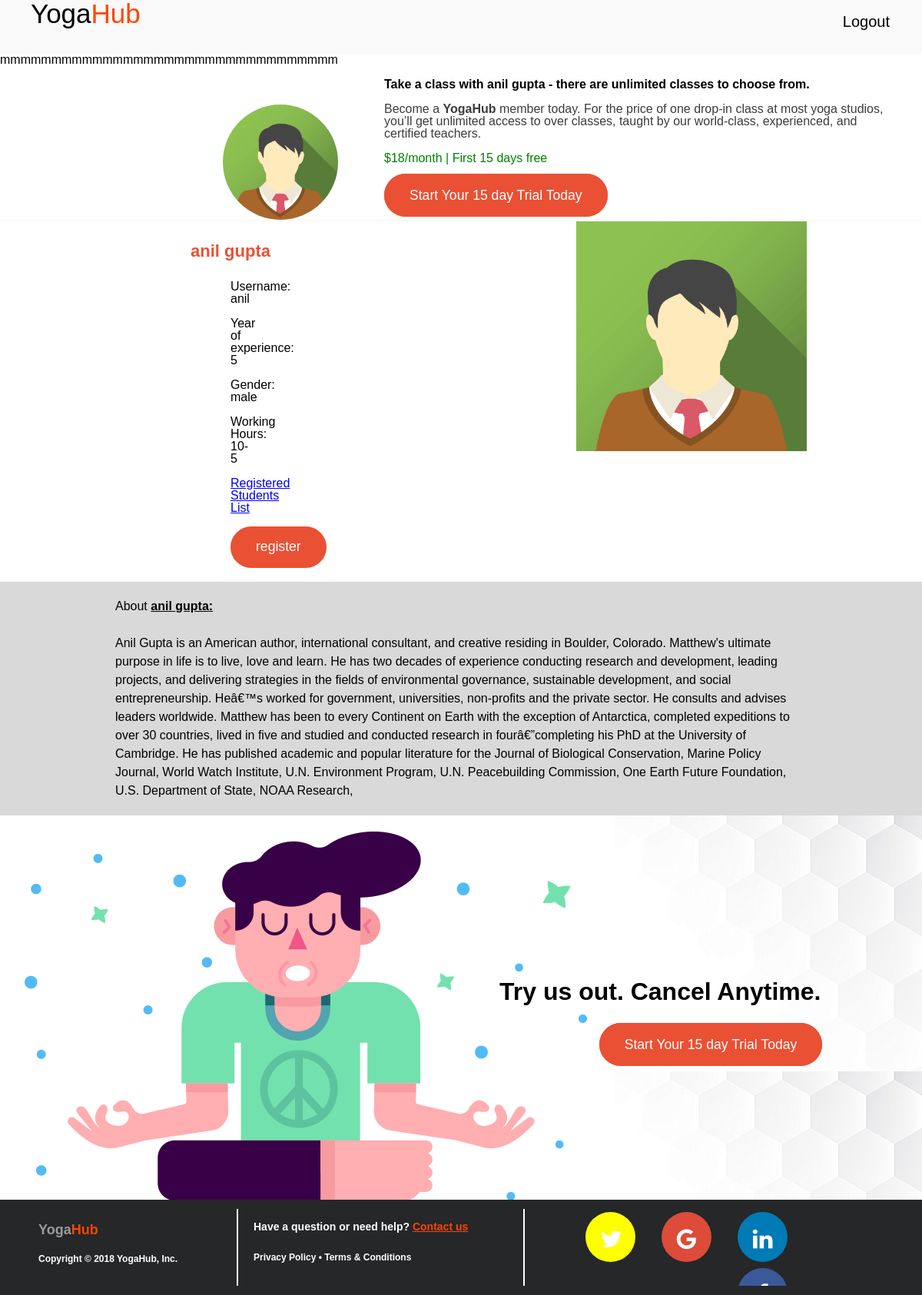
The page /1teacherinfo.php?UserID=07a1l7 on the database its author committed.
### tables this page shows
CREATE TABLE `teachers` (
  `UserID` varchar(50) NOT NULL,
  `username` varchar(50) NOT NULL,
  `firstname` varchar(50) NOT NULL,
  `lastname` varchar(50) NOT NULL,
  `password` varchar(100) NOT NULL,
  `email` varchar(100) NOT NULL,
  `experience` varchar(50) NOT NULL,
  `gender` varchar(50) NOT NULL,
  `address` varchar(50) NOT NULL,
  `age` varchar(50) NOT NULL,
  `days` varchar(50) NOT NULL,
  `timeslots` varchar(50) NOT NULL,
  `avataar` varchar(100) NOT NULL,
  `status` varchar(10) NOT NULL,
  `description` varchar(1000) NOT NULL
);

### db-settings.php (called while the page is built, shortened)
<?php
$db_table_prefix = "";
?>

### functions.php (called while the page is built, shortened)
<?php
function fetchThisTeacher($UserID)
{
    global $mysqli, $db_table_prefix;
    $stmt = $mysqli->prepare(
        "
    SELECT
    UserID,
		username,
		firstname,
		lastname,
		password,
		email,
		experience,
		gender,
		address,
		age,
		days,
		timeslots,
		avataar,
		status,
		description
    FROM " . $db_table_prefix . "teachers
    WHERE
    UserID = ?
    LIMIT 1"
    );
    $stmt->bind_param("s", $UserID);
    $stmt->execute();
    $stmt->bind_result(
        $UserID,
        $username,
        $firstname,
        $lastname,
        $password,
        $email,
        $experience,
        $gender,
        $address,
        $age,
        $days,
        $timeslots,
        $avataar,
        $status,
        $description
    );
    $stmt->execute();
    while ($stmt->fetch()) {
        $row[] = array(
            'UserID' => $UserID,
            'username' => $username,
            'firstname' => $firstname,
            'lastname' => $lastname,
            'password' => $password,
            'email' => $email,
            'experience' => $experience,
            'gender' => $gender,
            'address' => $address,
            'age' => $age,
            'days' => $days,
            'timeslots' => $timeslots,
            'avataar' => $avataar,
            'status' => $status,
            'description' => $description    );
    }
    return ($row);
}
?>

### 1teacherinfo.php (the view, shortened to what this page needs)
<!DOCTYPE html PUBLIC "-//W3C//DTD XHTML 1.0 Strict//EN" "http://www.w3.org/TR/xhtml1/DTD/xhtml1-strict.dtd">
<html xmlns="http://www.w3.org/1999/xhtml" xml:lang="en" lang="en">
<head>
</head>
<body>
<div id="first">
    <div>
        <ul>
            <span id="tt" style="padding-left: 40px">Yoga<span style="color: orangered">Hub</span></span>
            <li><a href="logout.php">Logout</a></li>
        </ul>
    </div>
</div>
<?php
$teacherID = $_GET['UserID'];
echo "mmmmmmmmmmmmmmmmmmmmmmmmmmmmmmmmm";
$foundTeacher = fetchThisTeacher($teacherID);
?>
<div class="wrapper">
  <div class="header">
        <div class="headerupdate">
            <?php foreach ($foundTeacher as $teacherdetails) { ?>
               <?php
               GLOBAL $firstname;
               GLOBAL $lastname;
               GLOBAL $description;
               GLOBAL $userid;
               $firstname=$teacherdetails['firstname'];
               $lastname=$teacherdetails['lastname'];
               $description=$teacherdetails['description'];
               $userid=$teacherdetails['UserID'];
               ?>
               <img src="<?php print $teacherdetails['avataar']; ?>" id="img" align="right">
            <?php } ?>
        </div>
        <div  class="headerupdate1">
            <b><p>Take a class with <?php echo $firstname." " . $lastname; ?> - there are unlimited classes to choose from.</p></b>
            <p id="lightPara">Become a <span><b>YogaHub</b></span> member today. For the price of one drop-in class at most yoga studios, you’ll get unlimited access to over classes, taught by our world-class, experienced, and certified teachers.<p>
            <p style="color:green">$18/month | First 15 days free </p><br>
            <a href="" class="common">Start Your 15 day Trial Today</a></center>
        </div>
  </div>
  <div class="name">
            <?php foreach ($foundTeacher as $teacherdetails) { ?>
               <center><p class="trainername"><?php echo $firstname ." ". $lastname; ?><p></center>
              <div class="details">
               <?php foreach ($foundTeacher as $teacherdetails) { ?>
                <p>Username: <?php print $teacherdetails['username']; ?></p>
                <p>Year of experience: <?php print $teacherdetails['experience']; ?></p>
                <p>Gender: <?php print $teacherdetails['gender']; ?></p>
                <p>Working Hours: <?php print $teacherdetails['timeslots']; ?></p>
                <p><a href="registeredclients.php?UserID=<?php print $userid; ?>">Registered Students List</a></p>
                <form  name="registerTeacher" action="<?php $_SERVER["PHP_SELF"]; ?>" method="post">
                    <p> <input type="submit" class="common" name="register" value="register"> </input>
                </form>
               </div>
          <?php } ?>
            <?php } ?>
        </div>
        <div  class="image">
            <center><img src="<?php print $teacherdetails['avataar']; ?>"width="50%"></center>
        </div>
  <div class="description">
    <p id="description">
        About <b><u><?php echo $firstname." ". $lastname?>:</u></b><br><br>
        <?php echo $description ?>
    </p>
  </div>
  <div class="content2">
    <?php
        require_once("TryUsCancelAnytime.php");
    ?>
</div>
  </div>
<div class="footer">
    <?php
    require_once("footer.php");
    ?>

### 1teacherinfo.php (style rules this page uses)
body { font-family: AvenirLTStd-Medium,Arial,sans-serif; line-height:1em; }
.wrapper { display:grid; grid-template-columns:repeat(12,1fr); grid-template-rows:auto; }
.header { grid-column:span 12; }
.headerupdate { width:25%; float:left; margin-left:150px; }
.headerupdate1 { width:55%; float:left; margin-left:50px; }
#img { border-radius:50%; width:150px; height:150px; margin-top:50px; margin-right:10px; }
.common { background-color: #ea5033; color:white; border: 3px solid #ea5033; padding: 15px 30px 15px 30px; font-size: 1.1em; line-height: 1em; text-decoration:none; border-radius: 50px; }
#lightPara { color: #3c3c3c; }
.name { grid-column:span 6; }
.image { grid-column:span 6; }
#tt { font-family: forte, Helvetica, sans-serif; font-size: 35px; }
ul { list-style-type: none; margin: 0; padding: 0; overflow: hidden; background-color: #f9f9f9;  width: 100%; height:60px; padding-top: 10px; }
li { float: right; padding-right: 30px; }
li a { display: block; color: black; text-align: center; padding: 10px 12px; text-decoration: none; font-size: 20px; }
li a { display: block; color: black; text-align: center; padding: 10px 12px; text-decoration: none; }
.trainername { color: #ea5033; font-weight: bold; font-size: 22px; text-decoration:none; line-height:1.5em; }
.name,.image { border-top: 2px solid #f9f9f9; border-bottom: 2px solid #f9f9f9; }
.details { margin:10px 300px 10px; }
.description { grid-column:span 12; background-color:#d9d9d9; }
#description { margin:20px 150px 20px 150px; line-height:1.5em; }
.content2 { grid-column:span 12; background-color:white; align:center; }

### rows shown on the page
teachers: avataar (picture), firstname "anil", lastname "gupta", username "anil", experience "5", gender "male", timeslots "10-5", description "Anil Gupta is an American author, international consultant, and creative residing in Boulder, Colorado. Matthew's ultimate purpose in life is to live, love and learn. He has two decades of experience conducting research and development, leading projects, and delivering strategies in the fields of environmental governance, sustainable development, and social entrepreneurship. Heâ€™s worked for government, universities, non-profits and the private sector. He consults and advises leaders worldwide. Matthew has been to every Continent on Earth with the exception of Antarctica, completed expeditions to over 30 countries, lived in five and studied and conducted research in fourâ€”completing his…"
